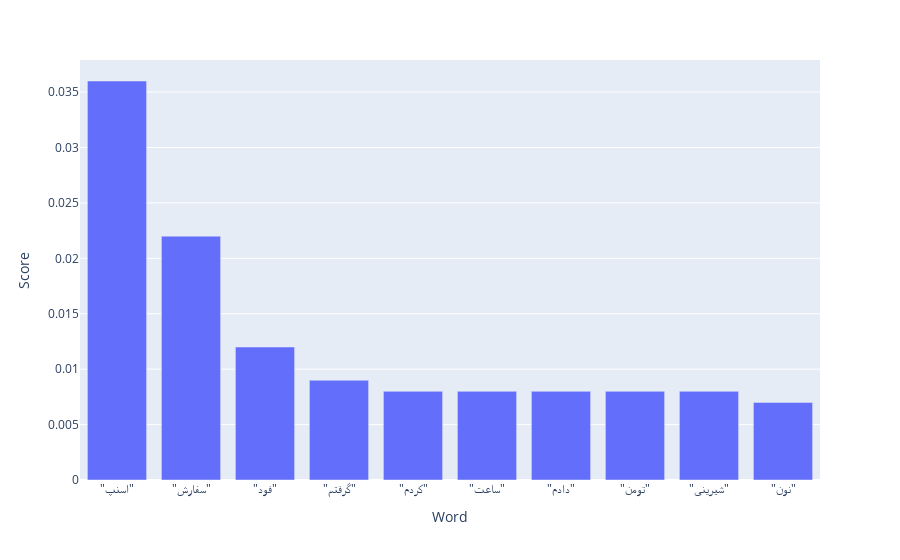
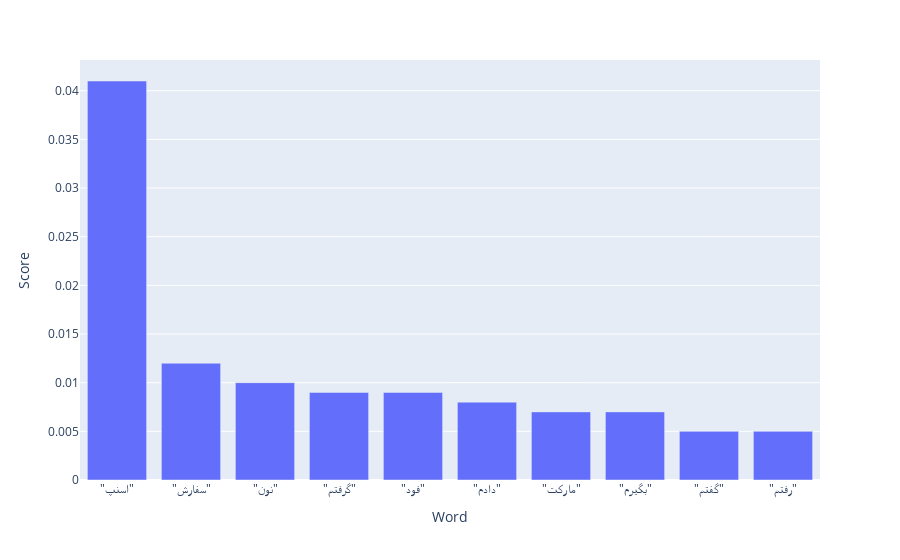
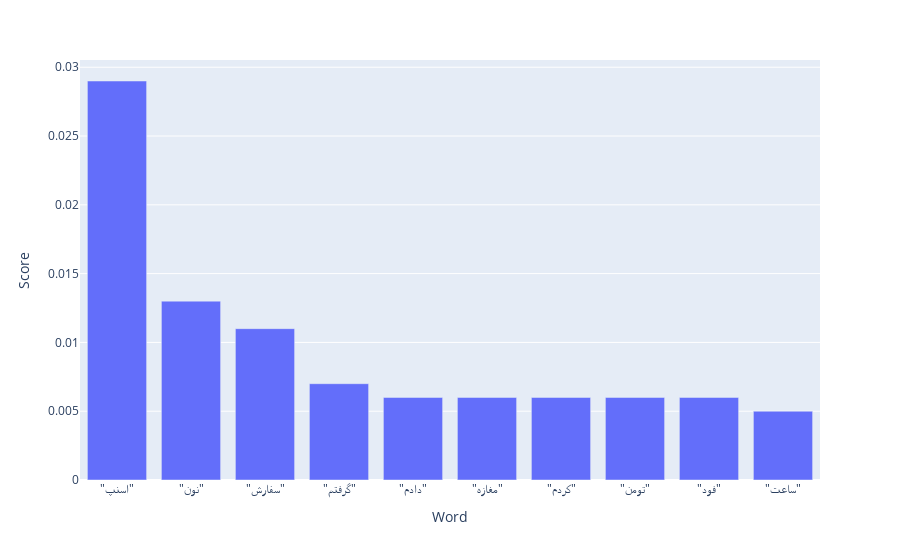
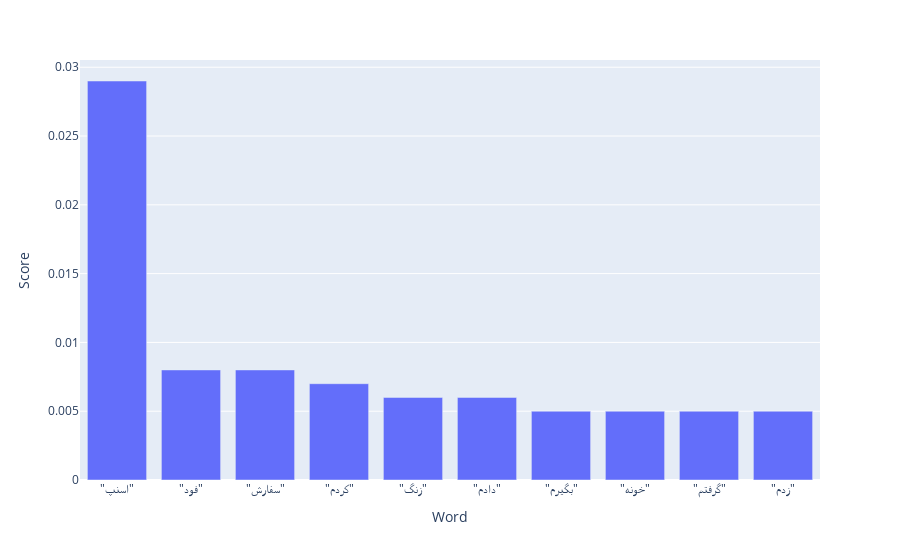

Notebook source saved alongside these figures, in order:
### Code cell
Themes = []
for i in range(num_topics):
    Themes.append([item.split('*') for item in lda_model.print_topics()[i][1].split(' + ')])
    
    df = pd.DataFrame(Themes[i], columns=['Score', 'Word'])
    df.Score = df.Score.astype(float)

    fig = px.bar(df, x='Word', y='Score')
    fig.show()

### Figure 1 — Plotly figure (JSON) as saved in the notebook; plotly's stock layout.template omitted (floating-point values rounded to 4 significant figures)
{"data": [{"alignmentgroup": "True", "hovertemplate": "Word=%{x}<br>Score=%{y}<extra></extra>", "legendgroup": "", "marker": {"color": "#636efa", "pattern": {"shape": ""}}, "name": "", "offsetgroup": "", "orientation": "v", "showlegend": false, "textposition": "auto", "type": "bar", "x": ["\"اسنپ\"", "\"سفارش\"", "\"فود\"", "\"گرفتم\"", "\"کردم\"", "\"ساعت\"", "\"دادم\"", "\"تومن\"", "\"شیرینی\"", "\"نون\""], "xaxis": "x", "y": [0.036, 0.022, 0.012, 0.009, 0.008, 0.008, 0.008, 0.008, 0.008, 0.007], "yaxis": "y"}], "layout": {"autosize": true, "barmode": "relative", "legend": {"tracegroupgap": 0}, "margin": {"t": 60}, "xaxis": {"anchor": "y", "autorange": true, "domain": [0, 1], "range": [-0.5, 9.5], "title": {"text": "Word"}, "type": "category"}, "yaxis": {"anchor": "x", "autorange": true, "domain": [0, 1], "range": [0, 0.03789], "title": {"text": "Score"}, "type": "linear"}}}

### Figure 2 — Plotly figure (JSON) as saved in the notebook; plotly's stock layout.template omitted (floating-point values rounded to 4 significant figures)
{"data": [{"alignmentgroup": "True", "hovertemplate": "Word=%{x}<br>Score=%{y}<extra></extra>", "legendgroup": "", "marker": {"color": "#636efa", "pattern": {"shape": ""}}, "name": "", "offsetgroup": "", "orientation": "v", "showlegend": false, "textposition": "auto", "type": "bar", "x": ["\"اسنپ\"", "\"سفارش\"", "\"نون\"", "\"گرفتم\"", "\"فود\"", "\"دادم\"", "\"مارکت\"", "\"بگیرم\"", "\"گفتم\"", "\"رفتم\""], "xaxis": "x", "y": [0.041, 0.012, 0.01, 0.009, 0.009, 0.008, 0.007, 0.007, 0.005, 0.005], "yaxis": "y"}], "layout": {"autosize": true, "barmode": "relative", "legend": {"tracegroupgap": 0}, "margin": {"t": 60}, "xaxis": {"anchor": "y", "autorange": true, "domain": [0, 1], "range": [-0.5, 9.5], "title": {"text": "Word"}, "type": "category"}, "yaxis": {"anchor": "x", "autorange": true, "domain": [0, 1], "range": [0, 0.04316], "title": {"text": "Score"}, "type": "linear"}}}

### Figure 3 — Plotly figure (JSON) as saved in the notebook; plotly's stock layout.template omitted (floating-point values rounded to 4 significant figures)
{"data": [{"alignmentgroup": "True", "hovertemplate": "Word=%{x}<br>Score=%{y}<extra></extra>", "legendgroup": "", "marker": {"color": "#636efa", "pattern": {"shape": ""}}, "name": "", "offsetgroup": "", "orientation": "v", "showlegend": false, "textposition": "auto", "type": "bar", "x": ["\"اسنپ\"", "\"نون\"", "\"سفارش\"", "\"گرفتم\"", "\"دادم\"", "\"مغازه\"", "\"کردم\"", "\"تومن\"", "\"فود\"", "\"ساعت\""], "xaxis": "x", "y": [0.029, 0.013, 0.011, 0.007, 0.006, 0.006, 0.006, 0.006, 0.006, 0.005], "yaxis": "y"}], "layout": {"autosize": true, "barmode": "relative", "legend": {"tracegroupgap": 0}, "margin": {"t": 60}, "xaxis": {"anchor": "y", "autorange": true, "domain": [0, 1], "range": [-0.5, 9.5], "title": {"text": "Word"}, "type": "category"}, "yaxis": {"anchor": "x", "autorange": true, "domain": [0, 1], "range": [0, 0.03053], "title": {"text": "Score"}, "type": "linear"}}}

### Figure 4 — Plotly figure (JSON) as saved in the notebook; plotly's stock layout.template omitted (floating-point values rounded to 4 significant figures)
{"data": [{"alignmentgroup": "True", "hovertemplate": "Word=%{x}<br>Score=%{y}<extra></extra>", "legendgroup": "", "marker": {"color": "#636efa", "pattern": {"shape": ""}}, "name": "", "offsetgroup": "", "orientation": "v", "showlegend": false, "textposition": "auto", "type": "bar", "x": ["\"اسنپ\"", "\"فود\"", "\"سفارش\"", "\"کردم\"", "\"زنگ\"", "\"دادم\"", "\"بگیرم\"", "\"خونه\"", "\"گرفتم\"", "\"زدم\""], "xaxis": "x", "y": [0.029, 0.008, 0.008, 0.007, 0.006, 0.006, 0.005, 0.005, 0.005, 0.005], "yaxis": "y"}], "layout": {"autosize": true, "barmode": "relative", "legend": {"tracegroupgap": 0}, "margin": {"t": 60}, "xaxis": {"anchor": "y", "autorange": true, "domain": [0, 1], "range": [-0.5, 9.5], "title": {"text": "Word"}, "type": "category"}, "yaxis": {"anchor": "x", "autorange": true, "domain": [0, 1], "range": [0, 0.03053], "title": {"text": "Score"}, "type": "linear"}}}
